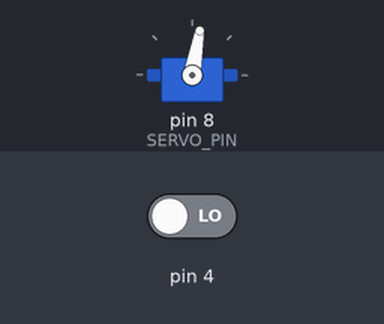
Bench run of a sketch on a simulated Arduino Uno, built with avr-gcc and run on an emulated ATmega328P. Shown: servo. Inputs (shaded band) come from the test bench; at power-on: pin 4 LOW.

Above: at 0.1 s.
At 5.1 s:
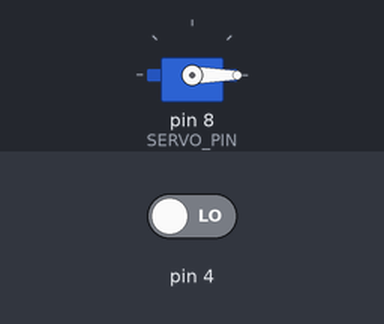
Timing chart, 0 to 6.6 s (numbered marks = the images above):
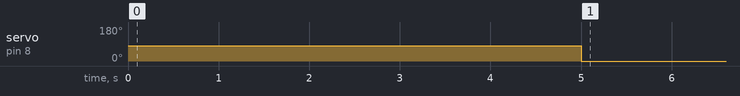

The sketch:

servo_io_slave.ino
```cpp
#include <Servo.h>
#define SERVO_PIN 8


const uint8_t openPos = 80;
const uint8_t closePos = 0;

Servo lockservo;

void setup() {
  lockservo.attach(SERVO_PIN);
  pinMode(4, INPUT);
  lockservo.write(openPos);
  delay(5000);


}

void loop() {

  Serial.println(digitalRead(4));

  if (digitalRead(4) == HIGH) {
    lockservo.write(openPos);
  }
  else {
    lockservo.write(closePos);
  }

}
```

Measured:
- by itself, servo on pin 8 (SERVO_PIN): 80° → 0° at 5.0 s
